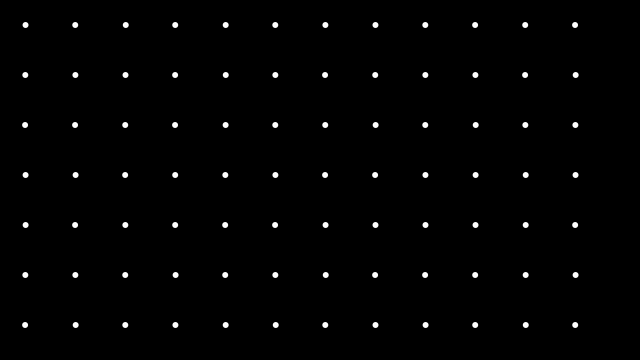
Frame 1 (no input)
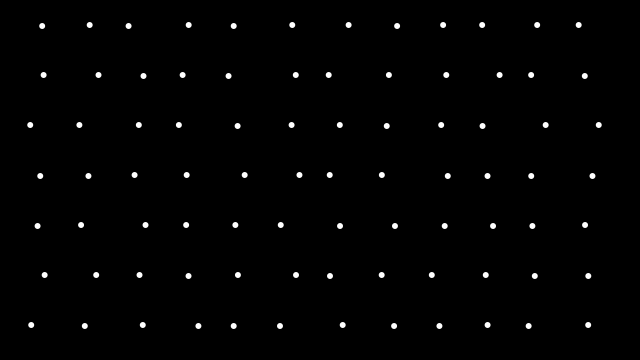
Frame 60 (the mouse pressed at the canvas centre just before this capture)
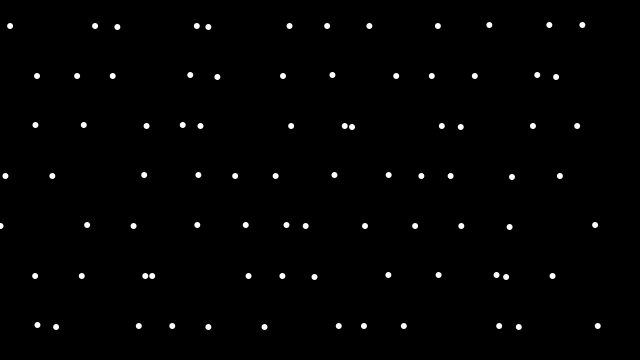
Frame 120 (the mouse held since frame 60 and released just before this capture)

The Processing sketch that drew these frames (run headless with seeded random() and noise(); from frame 60 on, the mouse is pressed at the canvas centre):

// Processing sketch: proc_obj_oop
// ── proc_obj_oop.pde
// Example of using objects for OOP

// Author: David Coelho
// Last Update: 2016-04-18

// Import Libraries

// Don't need new libraries for this example

// Init Variables

int unit = 50;  // cte to define the number of objects
int count = 0;  // number of objects
Module[] mods;  // array of objects
int index = 0;  // index of object to be initialized

// Program Boot (Initialization)
void setup() 
{
  // size of canvas
  size(640, 360);
  
  // Objects don't have borders
  noStroke();
  
  // Define number of objects
  int wideCount = width / unit;    // number of objects at a line
  int highCount = height / unit;   // number of lines
  count = wideCount * highCount;   // number of objects
  mods = new Module[count];        // init array of modules
  
  // Initialize each object
  for (int y = 0; y < highCount; y++) 
    for (int x = 0; x < wideCount; x++) 
      mods[index++] = new Module(x*unit, y*unit, unit/2, unit/2, random(0.05, 0.8), unit);
}

// Main Loop (repeats indefinitely)
void draw() 
{
  // Clear canvas
  background(0);
  
  // Update each module postion and paint it at canvas
  for (Module mod : mods) 
  {
    mod.update();
    mod.drawing();
  }
}


// Class definition
class Module 
{
  // Internal Variables
  int xOffset;
  int yOffset;
  float x, y;
  int unit;
  int xDirection = 1;
  int yDirection = 1;
  float speed; 
  
  // Contructor
  Module(int xOffsetTemp, int yOffsetTemp, int xTemp, int yTemp, float speedTemp, int tempUnit) 
  {
    xOffset = xOffsetTemp;
    yOffset = yOffsetTemp;
    x = xTemp;
    y = yTemp;
    speed = speedTemp;
    unit = tempUnit;
  }
  
  // Custom method for updating the variables
  void update() 
  {
    x = x + (speed * xDirection);
    if (x >= unit || x <= 0) 
    {
      xDirection *= -1;
      x = x + (1 * xDirection);
      y = y + (1 * yDirection);
    }
    if (y >= unit || y <= 0) 
    {
      yDirection *= -1;
      y = y + (1 * yDirection);
    }
  }
  
  // Custom method for drawing the object
  void drawing() 
  {
    fill(255);
    ellipse(xOffset + x, yOffset + y, 6, 6);
  }
}
